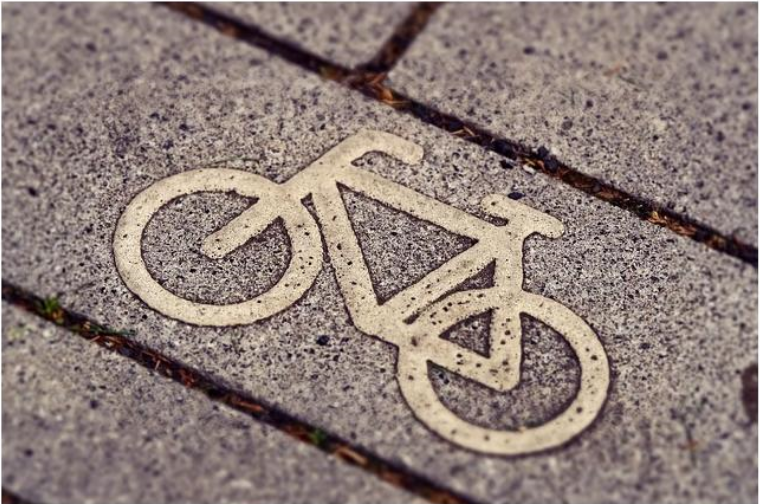
#> input picture 1-Pre-Processing/colorful.jpg, 760 x 504 px
$ jupyter execute '2 - histcolor.ipynb'   (shell and % lines are left out)
#> lines starting #> are read from the running program, lines starting #| are printed output that depends on the picture
# Color Image Histograms

A color image has a histogram for each color channel. Since each channel is represented by grayscale pixels, the same method studied in the previous topic can be implemented to display the color image histograms

Importing Libraries

[cell 1]
import cv2 as cv
import numpy as np
from matplotlib import pyplot as plt

Image reading and image channel segmentation(RGB)

[cell 2]
img = cv.imread("colorful.jpg")
#> img is the input picture: shape (504, 760, 3); mean B, G, R 121, 126.4, 142.4
blue, green, Red = cv.split(img)
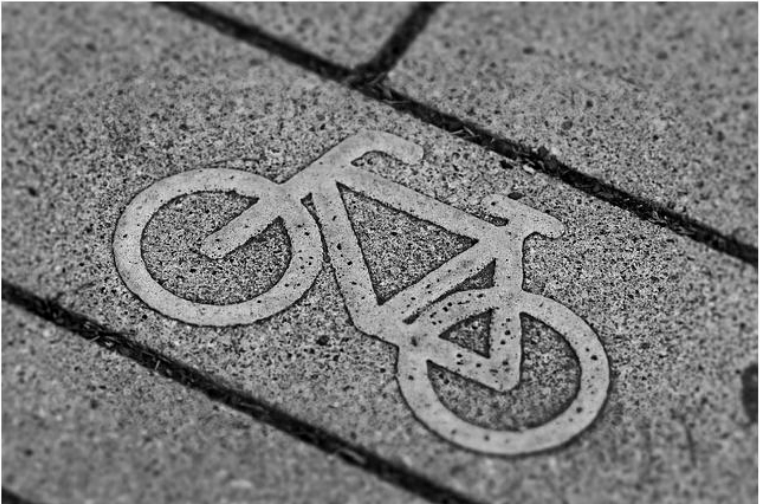
#> blue: shape (504, 760); min 0, max 255, mean 121
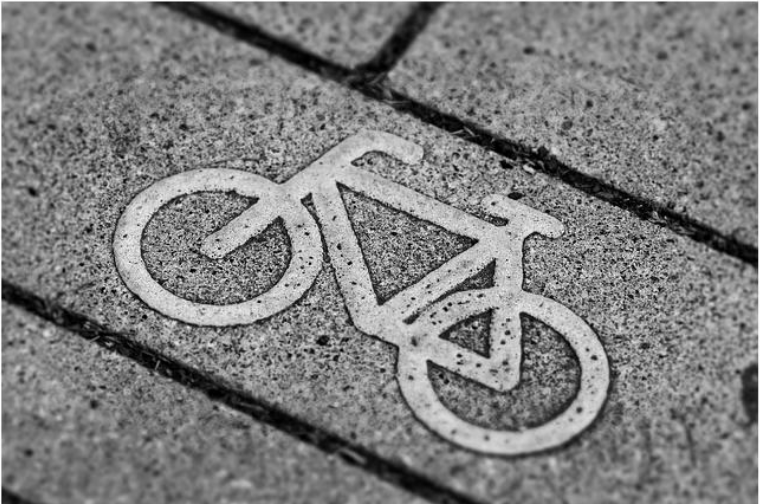
#> green: shape (504, 760); min 0, max 255, mean 126.4
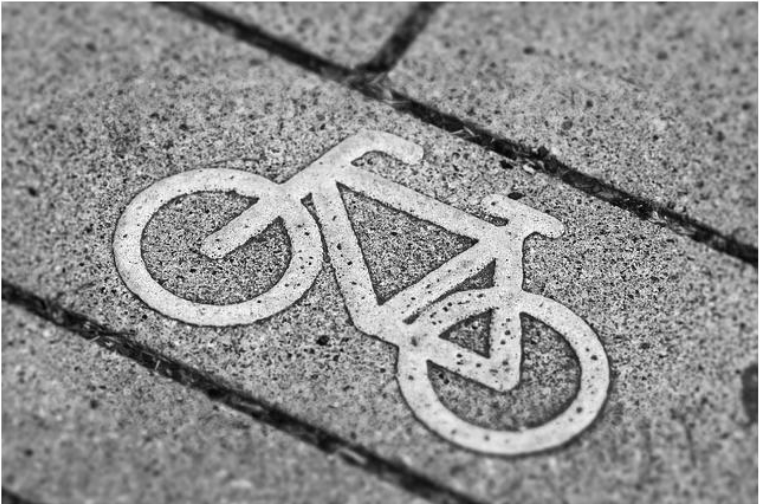
#> Red: shape (504, 760); min 3, max 255, mean 142.4

show the image

[cell 3]
plt.imshow(img)

Image histograms

[cell 4]
fig = plt.figure(figsize=(20,5))

ax1 = fig.add_subplot(131)
ax1.hist(blue.ravel(), 256, [0,256])
plt.title("Histogram with blue channel")

ax2 = fig.add_subplot(132)
ax2.hist(green.ravel(), 256, [0,256])
plt.title("Histogram with green channel")

ax3 = fig.add_subplot(133)
ax3.hist(Red.ravel(), 256, [0,256])
plt.title("Histogram with red channel")

plt.show()
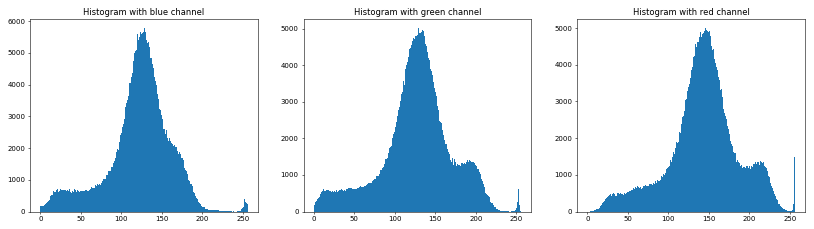
#> figure drawn by matplotlib, 3 panels; panel 1: tallest bar 5782 high, from x = 128 to 129; panel 2: tallest bar 5017 high, from x = 129 to 130; panel 3: tallest bar 4996 high, from x = 145 to 146
